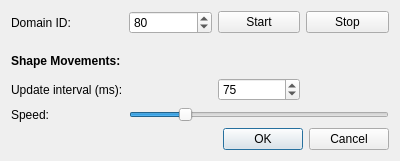
<?xml version="1.0" encoding="UTF-8"?>
<ui version="4.0">
 <class>OptionsDialog</class>
 <widget class="QDialog" name="OptionsDialog">
  <property name="geometry">
   <rect>
    <x>0</x>
    <y>0</y>
    <width>400</width>
    <height>161</height>
   </rect>
  </property>
  <property name="windowTitle">
   <string>Options</string>
  </property>
  <layout class="QVBoxLayout" name="verticalLayout">
   <item>
    <layout class="QGridLayout" name="gridLayout">
     <item row="0" column="1">
      <widget class="QSpinBox" name="spin_domainId">
       <property name="specialValueText">
        <string/>
       </property>
       <property name="suffix">
        <string/>
       </property>
       <property name="value">
        <number>80</number>
       </property>
      </widget>
     </item>
     <item row="0" column="3">
      <widget class="QPushButton" name="pushButton_stop">
       <property name="focusPolicy">
        <enum>Qt::TabFocus</enum>
       </property>
       <property name="text">
        <string>Stop</string>
       </property>
      </widget>
     </item>
     <item row="0" column="2">
      <widget class="QPushButton" name="pushButton_start">
       <property name="focusPolicy">
        <enum>Qt::TabFocus</enum>
       </property>
       <property name="text">
        <string>Start</string>
       </property>
      </widget>
     </item>
     <item row="0" column="0">
      <widget class="QLabel" name="label">
       <property name="text">
        <string>Domain ID:</string>
       </property>
      </widget>
     </item>
     <item row="1" column="0" colspan="3">
      <spacer name="verticalSpacer">
       <property name="orientation">
        <enum>Qt::Vertical</enum>
       </property>
       <property name="sizeType">
        <enum>QSizePolicy::Minimum</enum>
       </property>
       <property name="sizeHint" stdset="0">
        <size>
         <width>20</width>
         <height>10</height>
        </size>
       </property>
      </spacer>
     </item>
     <item row="5" column="0">
      <widget class="QLabel" name="label_3">
       <property name="text">
        <string>Speed:</string>
       </property>
      </widget>
     </item>
     <item row="4" column="2">
      <widget class="QSpinBox" name="spin_updateInterval">
       <property name="specialValueText">
        <string/>
       </property>
       <property name="suffix">
        <string/>
       </property>
       <property name="minimum">
        <number>50</number>
       </property>
       <property name="maximum">
        <number>10000</number>
       </property>
       <property name="value">
        <number>75</number>
       </property>
      </widget>
     </item>
     <item row="4" column="0">
      <widget class="QLabel" name="label_2">
       <property name="text">
        <string>Update interval (ms):</string>
       </property>
      </widget>
     </item>
     <item row="2" column="0" colspan="2">
      <widget class="QLabel" name="label_4">
       <property name="font">
        <font>
         <weight>75</weight>
         <bold>true</bold>
        </font>
       </property>
       <property name="text">
        <string>Shape Movements:</string>
       </property>
      </widget>
     </item>
     <item row="5" column="1" colspan="3">
      <widget class="QSlider" name="horizontalSlider_speed">
       <property name="minimum">
        <number>0</number>
       </property>
       <property name="maximum">
        <number>25</number>
       </property>
       <property name="value">
        <number>5</number>
       </property>
       <property name="orientation">
        <enum>Qt::Horizontal</enum>
       </property>
      </widget>
     </item>
    </layout>
   </item>
   <item>
    <widget class="QDialogButtonBox" name="buttonBox">
     <property name="orientation">
      <enum>Qt::Horizontal</enum>
     </property>
     <property name="standardButtons">
      <set>QDialogButtonBox::Cancel|QDialogButtonBox::Ok</set>
     </property>
    </widget>
   </item>
  </layout>
 </widget>
 <tabstops>
  <tabstop>buttonBox</tabstop>
 </tabstops>
 <resources/>
 <connections>
  <connection>
   <sender>buttonBox</sender>
   <signal>accepted()</signal>
   <receiver>OptionsDialog</receiver>
   <slot>accept()</slot>
   <hints>
    <hint type="sourcelabel">
     <x>67</x>
     <y>164</y>
    </hint>
    <hint type="destinationlabel">
     <x>157</x>
     <y>195</y>
    </hint>
   </hints>
  </connection>
  <connection>
   <sender>buttonBox</sender>
   <signal>rejected()</signal>
   <receiver>OptionsDialog</receiver>
   <slot>reject()</slot>
   <hints>
    <hint type="sourcelabel">
     <x>135</x>
     <y>170</y>
    </hint>
    <hint type="destinationlabel">
     <x>286</x>
     <y>195</y>
    </hint>
   </hints>
  </connection>
 </connections>
</ui>
